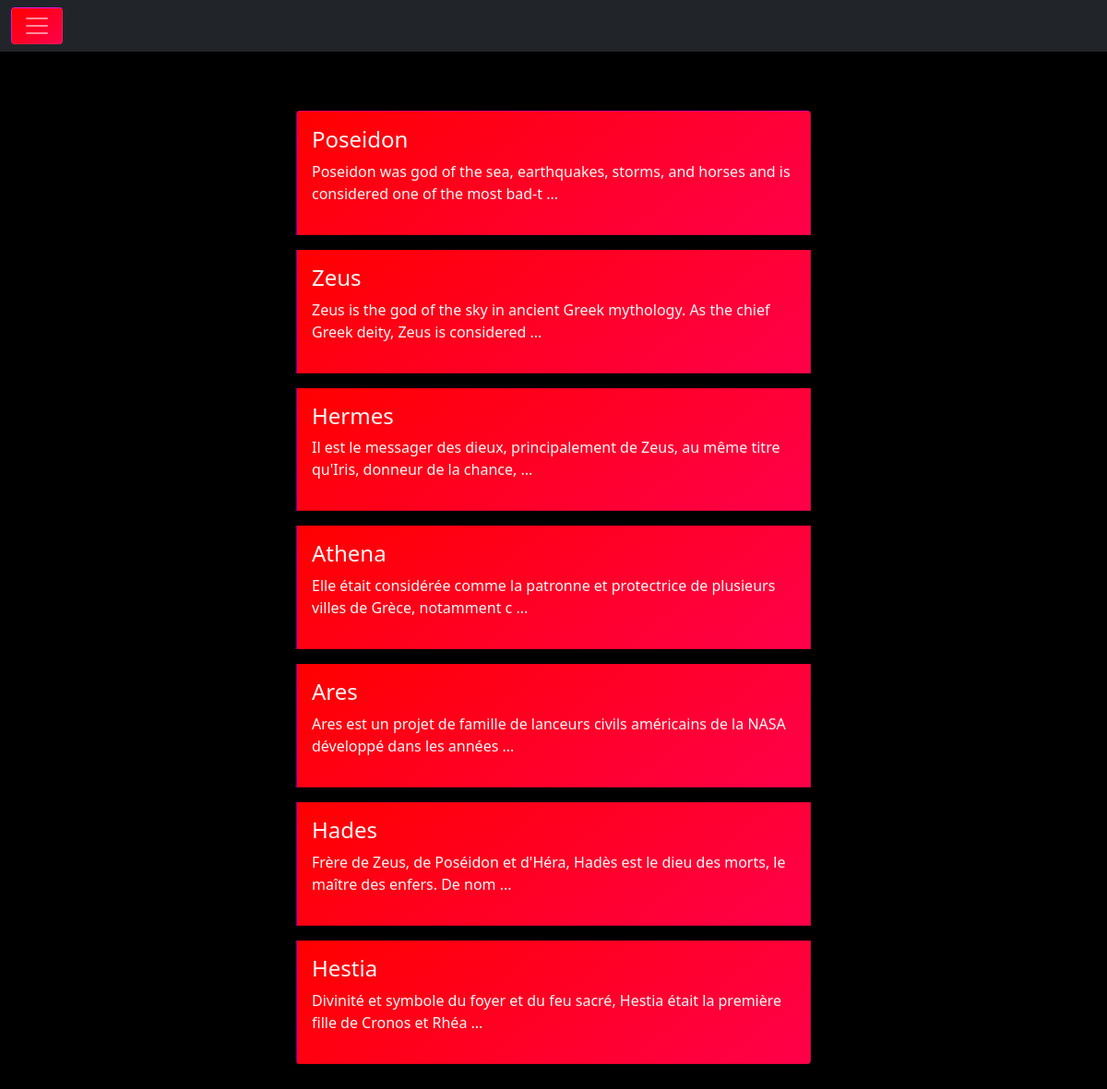
The page / on the database its author committed.
### tables this page shows
CREATE TABLE `articles` (
  `id` int(11) NOT NULL,
  `auteur_id` int(11) NOT NULL,
  `title` varchar(50) NOT NULL,
  `content` text NOT NULL,
  `image_url` varchar(255) NOT NULL,
  `date_time` datetime NOT NULL DEFAULT current_timestamp()
);

### classes/database.class.php (called while the page is built, shortened)
<?php
class databaseCon{
    protected function connectDB(){
        try{
            $db="blog";
            $dbhost="localhost";
            $dbport=3306;
            $dbuser="root";
            $dbpasswd="";
            $pdo = new PDO('mysql:host='.$dbhost.';port='.$dbport.';dbname='.$db.'', $dbuser, $dbpasswd);
            $pdo->exec("SET CHARACTER SET utf8");
            return $pdo;
        }catch(Exception $e){
            die('Erreur : ' .$e->getMessage());
        }
    }
}
?>

### classes/article.class.php (called while the page is built, shortened)
<?php
include "database.class.php";
class getArticle extends databaseCon {
    public function fetchArticle(){
        $stmt = $this->connectDB()->query('SELECT * FROM articles');
        $data = $stmt->fetchAll(PDO::FETCH_ASSOC);
        return $data;
    }
}
?>

### index.php (the view, shortened to what this page needs)
<?php
include "classes/article.class.php";
$article = new getArticle;
?>
<!DOCTYPE html>
<html lang="en">
<head>
    <link href="https://cdn.jsdelivr.net/npm/bootstrap@5.1.3/dist/css/bootstrap.min.css" rel="stylesheet">
    <link rel="stylesheet" href="assets/style.css">
</head>
<body class="dark-background">
<nav class="navbar navbar-dark bg-dark">
  <div class="container-fluid">
    <button class="navbar-toggler css-selector" type="button" data-bs-toggle="collapse" data-bs-target="#navbarToggleExternalContent" aria-controls="navbarToggleExternalContent" aria-expanded="false" aria-label="Toggle navigation">
      <span class="navbar-toggler-icon"></span>
    </button>
  </div>
</nav>
<section class="container my-5 d-flex justify-content-center">
  <div class="list-group m-2 d-flex justify-content-center align-items-center w-50">
    <?php foreach($article->fetchArticle() as $article) : ?>
      <a href="view/article.php?id=<?= $article['id'];?>" class="css-selector list-group-item link-light bg-dark p-3 my-2">
        <h4><?= $article['title'] ?></h4>
        <p><?= substr($article['content'], 0, 100) ?> ...</p>
      </a>
    <?php endforeach;?>
  </div>
</section>
</body>
</html>

### assets/style.css (style rules this page uses)
.css-selector { background: linear-gradient(141deg, #ff0000, #ff00df, #0600ff); background-size: 600% 600%; -webkit-animation: gradientBackground 4s ease-in-out infinite; -moz-animation: gradientBackground 4s ease-in-out infinite; -o-animation: gradientBackground 4s ease-in-out infinite; animation: gradientBackground 4s ease-in-out infinite; }
.dark-background { background-color: #000; }

### rows shown on the page
articles: title "Poseidon", content "Poseidon was god of the sea, earthquakes, storms, and horses and is considered one of the most bad-t"
articles: title "Zeus", content "Zeus is the god of the sky in ancient Greek mythology. As the chief Greek deity, Zeus is considered"
articles: title "Hermes", content "Il est le messager des dieux, principalement de Zeus, au même titre qu'Iris, donneur de la chance,"
articles: title "Athena", content "Elle était considérée comme la patronne et protectrice de plusieurs villes de Grèce, notamment c"
articles: title "Ares", content "Ares est un projet de famille de lanceurs civils américains de la NASA développé dans les années"
articles: title "Hades", content "Frère de Zeus, de Poséidon et d'Héra, Hadès est le dieu des morts, le maître des enfers. De nom"
articles: title "Hestia", content "Divinité et symbole du foyer et du feu sacré, Hestia était la première fille de Cronos et Rhéa"
